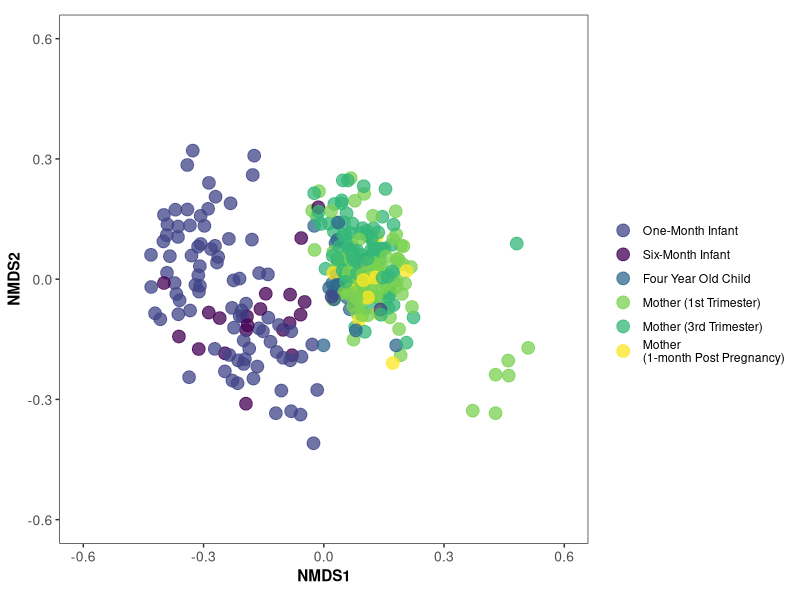

Source code (R):
### Add the third graph to be used in presentation (but first in order)
### Using NMDS to visualize beta-diversity differences
### Marc Sze


# Load needed libraries
library(tidyverse)
library(viridis)

# Load needed data
nmds_data <- read_csv("data/process/tables/nmds_data.csv")
meta_data <- read_csv("data/process/Koren2012_Metadata.csv")


# Munge the data into the variables of interest
graph_data <- meta_data %>% 
  inner_join(nmds_data, by = "DATA_ID") %>% 
  rename(age_group = TIME_OF_SAMPLING, nmds1 = NMDS1, nmds2 = NMDS2) %>% 
  select(age_group, nmds1, nmds2)

# Create NMDS graph
nmds_graph <- graph_data %>% 
  mutate(age_group = factor(age_group, 
                            levels = c("1_month_old", "6_month_old", "4_years_old", "1st_tri", 
                                       "3rd_tri", "1_month_post"), 
                            labels = c("One-Month Infant", "Six-Month Infant", "Four Year Old Child", 
                                       "Mother (1st Trimester)", "Mother (3rd Trimester)", 
                                       "Mother\n(1-month Post Pregnancy)"))) %>% 
  ggplot(aes(x=nmds1, y=nmds2, color=age_group)) + 
  geom_point(size = 4, alpha = 0.75) + theme_bw() + coord_equal() + 
  ylim(-0.6, 0.6) + xlim(-0.6, 0.6) + 
  scale_color_manual(name = "", values = c('#414487FF', '#440154FF', '#31688EFF', '#7AD151FF', 
                                '#35B779FF', '#FDE725FF')) + 
  labs(x = "NMDS1", y = "NMDS2") + 
  theme(axis.title = element_text(face = "bold"), 
        panel.grid.major = element_blank(), 
        panel.grid.minor = element_blank(), 
        axis.text = element_text(size = 10))

# Write out the figure
ggsave("results/figures/nmds_figure.tiff", nmds_graph, width = 6, height = 6, dpi = 300)















